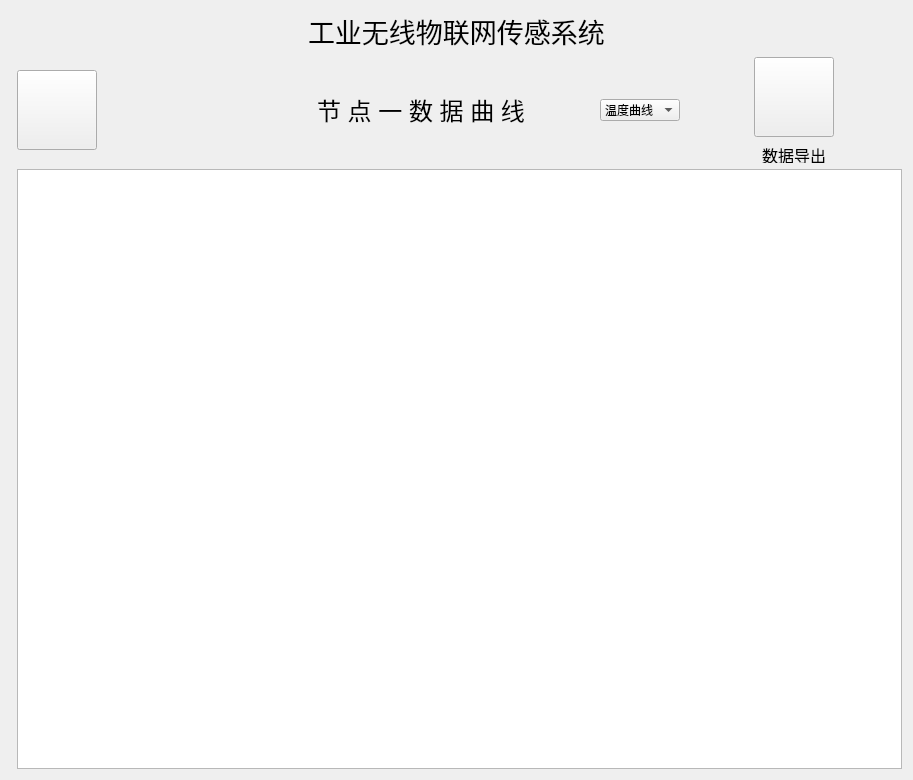
<?xml version="1.0" encoding="UTF-8"?>
<ui version="4.0">
 <class>nodeoneline</class>
 <widget class="QWidget" name="nodeoneline">
  <property name="geometry">
   <rect>
    <x>0</x>
    <y>0</y>
    <width>913</width>
    <height>780</height>
   </rect>
  </property>
  <property name="minimumSize">
   <size>
    <width>80</width>
    <height>80</height>
   </size>
  </property>
  <property name="windowTitle">
   <string>Form</string>
  </property>
  <layout class="QGridLayout" name="gridLayout">
   <item row="0" column="0" colspan="2">
    <layout class="QHBoxLayout" name="horizontalLayout_2">
     <item>
      <spacer name="horizontalSpacer_3">
       <property name="orientation">
        <enum>Qt::Horizontal</enum>
       </property>
       <property name="sizeHint" stdset="0">
        <size>
         <width>40</width>
         <height>20</height>
        </size>
       </property>
      </spacer>
     </item>
     <item>
      <widget class="QLabel" name="label_5">
       <property name="text">
        <string>&lt;html&gt;&lt;head/&gt;&lt;body&gt;&lt;p&gt;&lt;span style=&quot; font-size:20pt;&quot;&gt;工业无线物联网传感系统&lt;/span&gt;&lt;/p&gt;&lt;/body&gt;&lt;/html&gt;</string>
       </property>
      </widget>
     </item>
     <item>
      <spacer name="horizontalSpacer_4">
       <property name="orientation">
        <enum>Qt::Horizontal</enum>
       </property>
       <property name="sizeHint" stdset="0">
        <size>
         <width>40</width>
         <height>20</height>
        </size>
       </property>
      </spacer>
     </item>
    </layout>
   </item>
   <item row="1" column="1">
    <layout class="QHBoxLayout" name="horizontalLayout_3">
     <item>
      <layout class="QHBoxLayout" name="horizontalLayout_4">
       <item>
        <widget class="QPushButton" name="pushButton">
         <property name="minimumSize">
          <size>
           <width>80</width>
           <height>80</height>
          </size>
         </property>
         <property name="maximumSize">
          <size>
           <width>80</width>
           <height>80</height>
          </size>
         </property>
         <property name="styleSheet">
          <string notr="true">border-image: url(:/PIC/Return.png);</string>
         </property>
         <property name="text">
          <string/>
         </property>
        </widget>
       </item>
       <item>
        <spacer name="horizontalSpacer">
         <property name="orientation">
          <enum>Qt::Horizontal</enum>
         </property>
         <property name="sizeHint" stdset="0">
          <size>
           <width>40</width>
           <height>20</height>
          </size>
         </property>
        </spacer>
       </item>
      </layout>
     </item>
     <item>
      <widget class="QLabel" name="label_3">
       <property name="minimumSize">
        <size>
         <width>100</width>
         <height>100</height>
        </size>
       </property>
       <property name="maximumSize">
        <size>
         <width>100</width>
         <height>100</height>
        </size>
       </property>
       <property name="styleSheet">
        <string notr="true">border-image: url(:/PIC/node1.png);</string>
       </property>
       <property name="text">
        <string/>
       </property>
      </widget>
     </item>
     <item>
      <spacer name="horizontalSpacer_2">
       <property name="orientation">
        <enum>Qt::Horizontal</enum>
       </property>
       <property name="sizeHint" stdset="0">
        <size>
         <width>40</width>
         <height>20</height>
        </size>
       </property>
      </spacer>
     </item>
     <item>
      <widget class="QLabel" name="label">
       <property name="text">
        <string>&lt;html&gt;&lt;head/&gt;&lt;body&gt;&lt;p&gt;&lt;span style=&quot; font-size:18pt;&quot;&gt;节 点 一 数 据 曲 线&lt;/span&gt;&lt;/p&gt;&lt;/body&gt;&lt;/html&gt;</string>
       </property>
       <property name="alignment">
        <set>Qt::AlignCenter</set>
       </property>
      </widget>
     </item>
     <item>
      <spacer name="horizontalSpacer_5">
       <property name="orientation">
        <enum>Qt::Horizontal</enum>
       </property>
       <property name="sizeHint" stdset="0">
        <size>
         <width>40</width>
         <height>20</height>
        </size>
       </property>
      </spacer>
     </item>
     <item>
      <widget class="QComboBox" name="comboBox">
       <property name="minimumSize">
        <size>
         <width>80</width>
         <height>0</height>
        </size>
       </property>
       <property name="maximumSize">
        <size>
         <width>80</width>
         <height>16777215</height>
        </size>
       </property>
       <item>
        <property name="text">
         <string>温度曲线</string>
        </property>
       </item>
       <item>
        <property name="text">
         <string>湿度曲线</string>
        </property>
       </item>
       <item>
        <property name="text">
         <string>光照曲线</string>
        </property>
       </item>
      </widget>
     </item>
     <item>
      <spacer name="horizontalSpacer_6">
       <property name="orientation">
        <enum>Qt::Horizontal</enum>
       </property>
       <property name="sizeHint" stdset="0">
        <size>
         <width>40</width>
         <height>20</height>
        </size>
       </property>
      </spacer>
     </item>
     <item>
      <layout class="QVBoxLayout" name="verticalLayout">
       <item>
        <widget class="QPushButton" name="pushButton_3">
         <property name="minimumSize">
          <size>
           <width>80</width>
           <height>80</height>
          </size>
         </property>
         <property name="maximumSize">
          <size>
           <width>80</width>
           <height>80</height>
          </size>
         </property>
         <property name="styleSheet">
          <string notr="true">border-image: url(:/PIC/Output1.png);</string>
         </property>
         <property name="text">
          <string/>
         </property>
        </widget>
       </item>
       <item>
        <widget class="QLabel" name="label_2">
         <property name="minimumSize">
          <size>
           <width>0</width>
           <height>20</height>
          </size>
         </property>
         <property name="maximumSize">
          <size>
           <width>16777215</width>
           <height>20</height>
          </size>
         </property>
         <property name="text">
          <string>&lt;html&gt;&lt;head/&gt;&lt;body&gt;&lt;p align=&quot;center&quot;&gt;&lt;span style=&quot; font-size:12pt;&quot;&gt;数据导出&lt;/span&gt;&lt;/p&gt;&lt;/body&gt;&lt;/html&gt;</string>
         </property>
         <property name="alignment">
          <set>Qt::AlignCenter</set>
         </property>
        </widget>
       </item>
      </layout>
     </item>
     <item>
      <spacer name="horizontalSpacer_7">
       <property name="orientation">
        <enum>Qt::Horizontal</enum>
       </property>
       <property name="sizeHint" stdset="0">
        <size>
         <width>40</width>
         <height>20</height>
        </size>
       </property>
      </spacer>
     </item>
    </layout>
   </item>
   <item row="2" column="1">
    <widget class="QChartView" name="graphicsView">
     <property name="minimumSize">
      <size>
       <width>0</width>
       <height>0</height>
      </size>
     </property>
     <property name="maximumSize">
      <size>
       <width>16777215</width>
       <height>16777215</height>
      </size>
     </property>
    </widget>
   </item>
   <item row="3" column="0">
    <layout class="QHBoxLayout" name="horizontalLayout"/>
   </item>
  </layout>
 </widget>
 <customwidgets>
  <customwidget>
   <class>QChartView</class>
   <extends>QGraphicsView</extends>
   <header location="global">qchartview.h</header>
  </customwidget>
 </customwidgets>
 <resources/>
 <connections/>
</ui>
